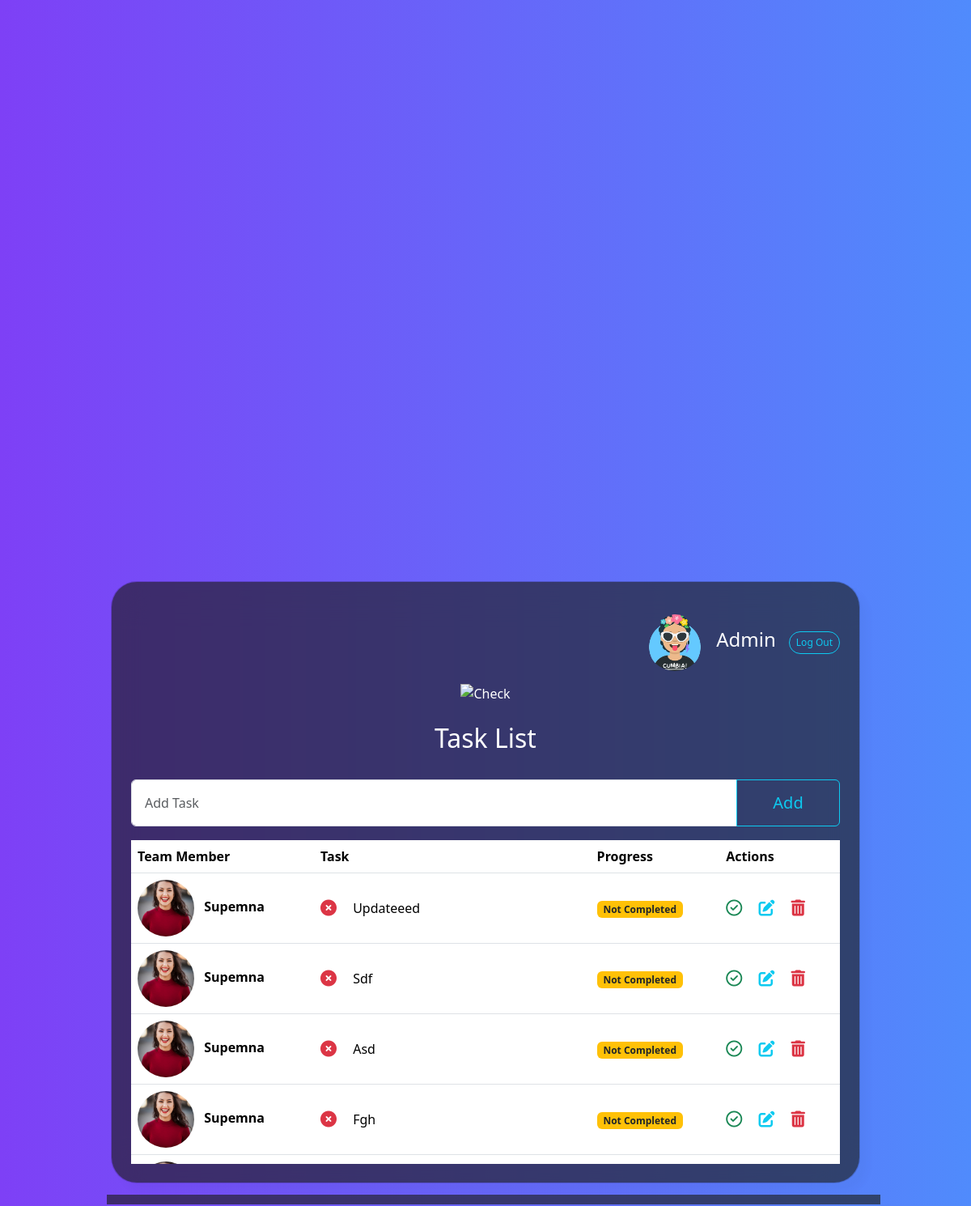
The app's page / (signed in) with its own data.
### auths/models.py (models this page shows)
class StudentDetails(models.Model):
    user = models.OneToOneField(User, on_delete=models.CASCADE)
    full_name = models.CharField(max_length=32)
    student_class = models.IntegerField()
    division = models.CharField(max_length=1)
    image = models.ImageField(
        upload_to="images/",
        default="images/default.webp",
        validators=[validate_file_extension],
        blank=True,
        null=True,
    )
    created_at = models.DateTimeField(auto_now_add=True)
    updated_at = models.DateTimeField(auto_now=True)
    class Meta:
        verbose_name_plural = "Student Details"

### web/models.py (models this page shows, shortened)
class Todos(models.Model):
    title = models.CharField(max_length=32)
    user = models.ForeignKey(StudentDetails, on_delete=models.CASCADE)
    isCompleted = models.BooleanField(default=False)
    isDeleted = models.BooleanField(default=False)
    created_at = models.DateTimeField(auto_now_add=True)
    updated_at = models.DateTimeField(auto_now=True)
    class Meta:
        verbose_name_plural = "TODOs"

### web/views.py (the view)
# urls.py: path("", views.TodoHomeView, name="todos"),
@login_required(login_url="/auth/login/")
def TodoHomeView(request):
    user = request.user
    User = StudentDetails.objects.get(user=request.user)
    if user.is_staff:
        all_todos = Todos.objects.all().order_by("isCompleted", "-created_at")
    else:
        all_todos = Todos.objects.filter(user=User).order_by("isCompleted")
    context = {
        "all_todos": all_todos,
        "User": User,
    }
    return render(request, "todo/home.html", context)

### template/todo/home.html (shortened to what this page needs)
{% extends 'base.html' %}  {% block content %}
{% if user.is_authenticated %}
<section class="vh-100">
  <div class="container py-5 h-100">
    <div class="row d-flex justify-content-center align-items-center h-100">
      <div class="col-md-12 col-xl-10">
        <div class="card mask-custom">
          <div class="card-body p-4 text-white">
            <div class="text-center pt-3 pb-2">
              <div class="d-flex justify-content-end align-items-center">
                <img src="{{ User.image.url }}" class="me-3" alt="avatar 1"
                  style="width: 70px; height: 70px; object-fit: cover;  border-radius: 100%;" />
                <h3 class="h4 me-3">{{ User.full_name|title }}</h3>
                <form action="{% url 'auths:logout' %}" method="post">
                  <button class="btn btn-outline-info rounded-pill"
                    style="--bs-btn-padding-y: .25rem; --bs-btn-padding-x: .5rem; --bs-btn-font-size: .75rem;"
                    type="submit">Log Out</button>
                </form>
              </div>
              <img class="pt-3" src="https://mdbcdn.b-cdn.net/img/Photos/new-templates/bootstrap-todo-list/check1.webp"
                alt="Check" width="60" />
              <h2 class="my-4">Task List</h2>
            </div>
            {% if updateTodo %}
            <form action="{% url 'web:update-todos' updateTodo.id %}" method="post">
              {% csrf_token %}
              <div class="input-group mb-3 h6">
                <input type="text" class="form-control p-3" placeholder="Add Task" aria-label="Add Task"
                  aria-describedby="button-addon2" name="task" value="{{ updateTodo.title }}" />
                <button class="btn btn-outline-info fs-5" style="width: 8rem;" type="submit"
                  id="button-addon2">Update</button>
              </div>
            </form>
            {% else %}
            <form action="{% url 'web:add-todos' %}" method="post">
              <div class="input-group mb-3 h6">
                <input type="text" class="form-control p-3" placeholder="Add Task" aria-label="Add Task"
                  aria-describedby="button-addon2" name="task" />
                <button class="btn btn-outline-info fs-5" style="width: 8rem;" type="submit"
                  id="button-addon2">Add</button>
              </div>
            </form>
            {% endif %}
            <div style="max-height: 400px; overflow-y: auto;">
              <table class="table text-white mb-0 ">
                <thead class="sticky-top top-0">
                  <tr>
                    <th scope="col">Team Member</th>
                    <th scope="col">Task</th>
                    <th scope="col">Progress</th>
                    <th scope="col">Actions</th>
                  </tr>
                </thead>
                <tbody>
                  {% for todo in all_todos %}
                  {% if not todo.isDeleted %}
                  <tr class="fw-normal">
                    <th>
                      <img src="{{ todo.user.image.url }}" alt="avatar 1"
                        style="width: 70px; height: 70px; object-fit: cover;  border-radius: 100%;" />
                      <span class="ms-2">{{ todo.user.full_name|title }}</span>
                    </th>
                    <td class="align-middle">
                      {% if todo.isCompleted %}
                      <i class="fas fa-check-circle fa-lg text-success me-3"></i>
                      <del>{{ todo.title|title }}</del>
                      {% else %}
                      <i class="fa-solid fa-circle-xmark fa-lg text-danger me-3"></i>
                      <span>{{ todo.title|title }}</span>
                      {% endif %}
                    </td>
                    <td class="align-middle">
                      {% if todo.isCompleted %}
                      <span class="badge bg-success">Completed</span>
                      {% else %}
                      <span class="badge bg-warning text-dark">Not Completed</span>
                      {% endif %}
                    </td>
                    <td class="align-middle">
                      <a href="{% url 'web:complete-todos' todo.id %}" data-mdb-toggle="tooltip" title="Done">
                        {% if todo.isCompleted %}
                        <i class="fas fa-undo fa-lg text-warning me-3"></i>
                        {% else %}
                        <i class="far fa-check-circle fa-lg text-success me-3"></i>
                        {% endif %}
                      </a>
                      <a href="{% url 'web:update-todos' todo.id %}" data-mdb-toggle="tooltip" title="Edit"><i
                          class="fas fa-edit fa-lg text-info me-3"></i></a>
                      <a href="{% url 'web:delete-todos' todo.id %}" data-mdb-toggle="tooltip" title="Remove"><i
                          class="fas fa-trash-alt fa-lg text-danger"></i></a>
                    </td>
                  </tr>
                  {% endif %}
                  {% endfor %}
                </tbody>
              </table>
            </div>
          </div>
        </div>
      </div>
    </div>
  </div>
</section>
{% else %}
<p>You are not logged in</p>
<a href="{% url 'auths:login' %}">Log In</a>
{% endif %}
{% endblock %}

### template/base.html (shortened to what this page needs)
<!DOCTYPE html>
<html lang="en">
<head>
  <link href="https://cdn.jsdelivr.net/npm/bootstrap@5.3.3/dist/css/bootstrap.min.css" rel="stylesheet"
 />
  <link rel="stylesheet" href="https://cdnjs.cloudflare.com/ajax/libs/font-awesome/6.5.2/css/all.min.css"
 />
</head>
<body class="gradient-custom-2">
  <main>
    {% block content %}
    {% endblock %}
  </main>
</body>
</html>

### template/base.html (style rules this page uses)
.gradient-custom-2 { height: 100%; background: #7e40f6; background: -webkit-linear-gradient(to right, rgba(126, 64, 246, 1), rgba(80, 139, 252, 1)); background: linear-gradient(to right, rgba(126, 64, 246, 1), rgba(80, 139, 252, 1)); }
.mask-custom { background: rgba(24, 24, 16, 0.35); border-radius: 2em; background: rgba(24, 24, 16, 0.6); backdrop-filter: blur(25px); -webkit-backdrop-filter: blur(25px); background-clip: padding-box; box-shadow: 10px 10px 10px rgba(46, 54, 68, 0.03); }

### template/todo/home.html (style rules this page uses)
a { text-decoration: none; }

### records on screen
StudentDetails: image (placeholder picture), full_name "Admin"
Todos: user.image (picture), user.full_name "Supemna", title "Updateeed", isCompleted "Not Completed"
Todos: user.image (picture), user.full_name "Supemna", title "Sdf", isCompleted "Not Completed"
Todos: user.image (picture), user.full_name "Supemna", title "Asd", isCompleted "Not Completed"
Todos: user.image (picture), user.full_name "Supemna", title "Fgh", isCompleted "Not Completed"
Todos: user.image (picture)
